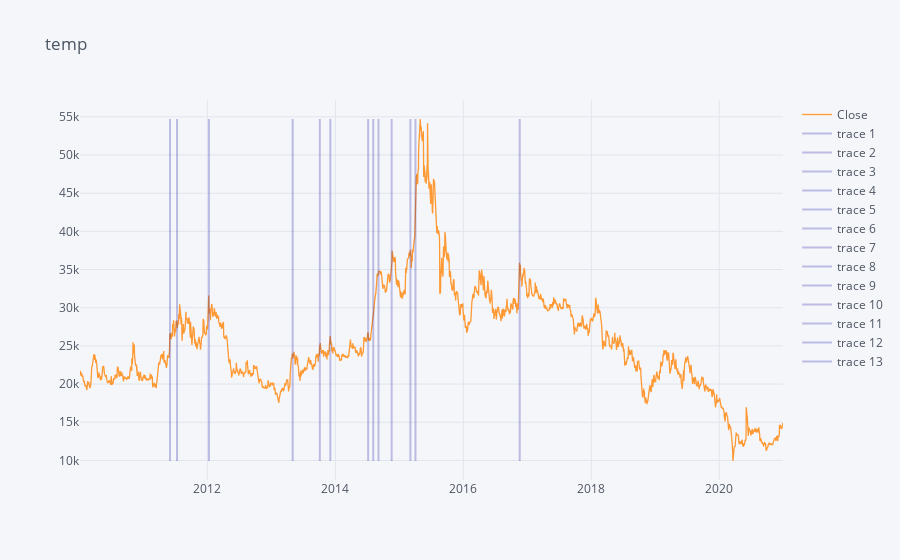

Write notebook code for a chart like this one.
### Code cell
for i in highs:
    fig.add_trace(go.Scatter(
    x=[df['Date'][i]]*100, y=np.linspace(df['Close'].min(),df['Close'].max(),100),
    opacity=0.3,
    marker_color='rgba(0, 0, 158, .8)'
))
fig.show()
